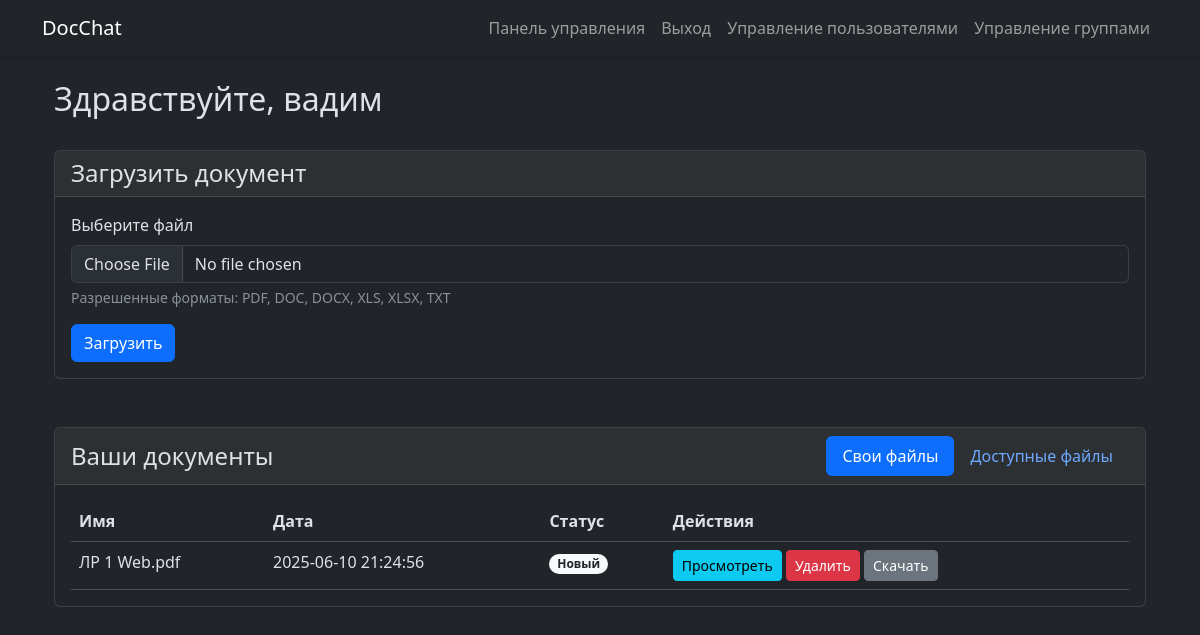
Before: /dashboard/ (signed in) with the older database file.
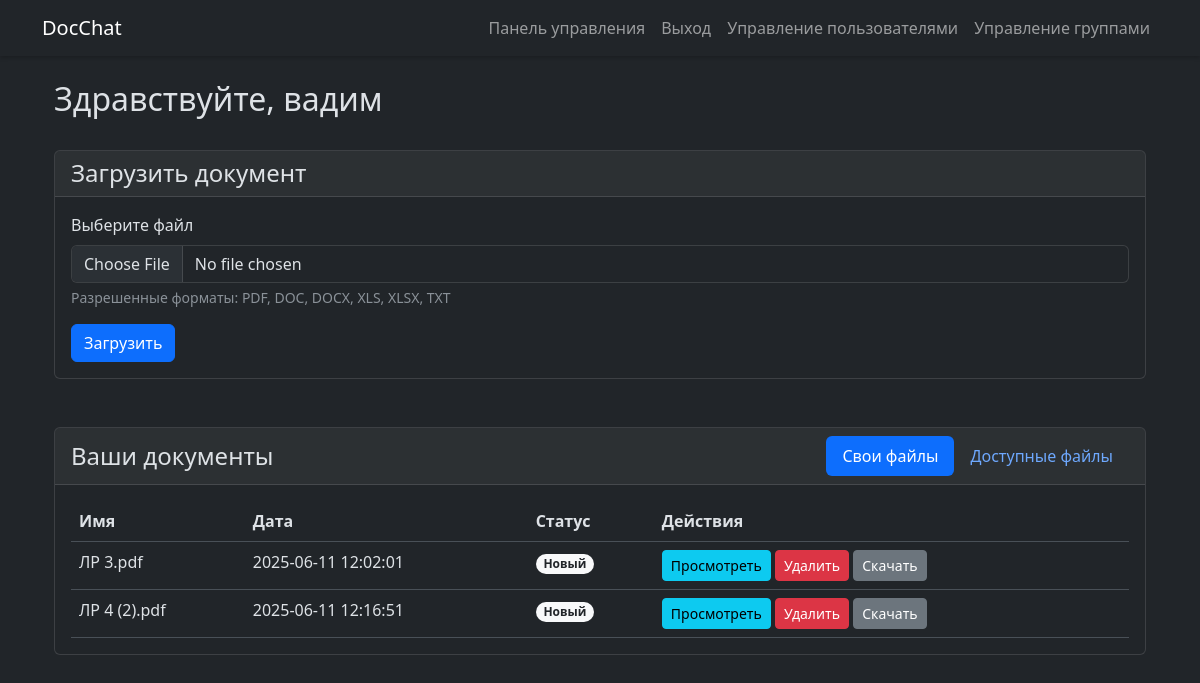
After: the same page with the newer database file.
### webapp/models.py (models this page shows, shortened)
class CustomUser(AbstractUser):
    email = models.EmailField(unique=True)
    role = models.ForeignKey(
        Role,
        on_delete=models.SET_NULL,
        null=True,
        blank=True,
        related_name='users'
    )
    is_email_verified = models.BooleanField(default=False)
    otp = models.CharField(max_length=6, blank=True, null=True)
    otp_created_at = models.DateTimeField(blank=True, null=True)
    oauth_provider = models.CharField(max_length=20, blank=True, null=True)
    oauth_id = models.CharField(max_length=100, blank=True, null=True)
    full_name = models.CharField("ФИО", max_length=255, blank=True, null=True)
    job_title = models.CharField("Должность", max_length=100, blank=True, null=True)
    can_manage_documents = models.BooleanField(default=True)      # загрузка/выгрузка/удаление своих документов
    can_forward_documents = models.BooleanField(default=False)      # отправка/перенаправление документов
    can_create_documents = models.BooleanField(default=True)        # создание документов
    can_sign_documents = models.BooleanField(default=False)         # подпись документов
    can_view_statistics = models.BooleanField(default=False)        # доступ к статистической информации
    can_modify_groups = models.BooleanField(default=False)          # доступ к изменению групп
    can_modify_users = models.BooleanField(default=False)           # выдача прав

class Document(models.Model):
    STATUS_CHOICES = [
        ('new', 'Новый'),
        ('in_progress', 'В работе'),
        ('approved', 'Подтвержден'),
        ('rejected', 'Отказ'),
    ]
    filename = models.CharField(max_length=255)
    original_filename = models.CharField(max_length=255)
    content_type = models.CharField(max_length=50)
    owner = models.ForeignKey(CustomUser, on_delete=models.CASCADE, related_name='owned_documents')
    is_encrypted = models.BooleanField(default=False)
    upload_date = models.DateTimeField(auto_now_add=True)
    status = models.CharField(max_length=20, choices=STATUS_CHOICES, default='new')
    shared_users = models.ManyToManyField(CustomUser, related_name='shared_documents', blank=True)
    shared_groups = models.ManyToManyField(UserGroup, related_name='shared_documents', blank=True)

### webapp/views.py (the view)
# urls.py: path("dashboard/", views.dashboard, name="dashboard"),
@login_required
def dashboard(request):
    own_documents = Document.objects.filter(owner=request.user)
    shared_by_users = Document.objects.filter(shared_users=request.user)
    shared_by_groups = Document.objects.filter(shared_groups__in=request.user.custom_groups.all())
    accessible_documents = (shared_by_users | shared_by_groups).distinct()
    return render(request, "dashboard.html", {
        "documents": own_documents,
        "accessible_documents": accessible_documents,
    })

### templates/dashboard.html (shortened to what this page needs)
{% extends "base.html" %}
{% block content %}
<div class="container-fluid">
    <div class="row mb-4">
        <div class="col">
            <h2>Здравствуйте, {{ request.user.full_name }}</h2>
        </div>
    </div>
    <div class="row mb-4">
        <div class="col">
            <div class="card">
                <div class="card-header">
                    <h4 class="card-title mb-0">Загрузить документ</h4>
                </div>
                <div class="card-body">
                    <form action="{% url 'upload_document' %}" method="POST" enctype="multipart/form-data">
                        <div class="mb-3">
                            <label for="file" class="form-label">Выберите файл</label>
                            <input type="file" class="form-control" id="file" name="file" required>
                            <div class="form-text">Разрешенные форматы: PDF, DOC, DOCX, XLS, XLSX, TXT</div>
                        </div>
                        <button type="submit" class="btn btn-primary">Загрузить</button>
                    </form>
                </div>
            </div>
        </div>
    </div>
    <div class="row">
        <div class="col">
            <div class="card">
                <div class="card-header d-flex justify-content-between align-items-center">
                    <h4 class="card-title mb-0">Ваши документы</h4>
                    <ul class="nav nav-pills">
                        <li class="nav-item">
                            <a class="nav-link active" id="own-tab" data-bs-toggle="tab" href="#own-documents">Свои файлы</a>
                        </li>
                        <li class="nav-item">
                            <a class="nav-link" id="shared-tab" data-bs-toggle="tab" href="#shared-documents">Доступные файлы</a>
                        </li>
                    </ul>
                </div>
                <div class="card-body tab-content">
                    <div class="tab-pane fade show active" id="own-documents">
                        {% if documents %}
                            <div class="table-responsive">
                                <table class="table">
                                    <thead>
                                        <tr>
                                            <th>Имя</th>
                                            <th>Дата</th>
                                            <th>Статус</th>
                                            <th>Действия</th>
                                        </tr>
                                    </thead>
                                    <tbody>
                                        {% for doc in documents %}
                                        <tr>
                                            <td>{{ doc.original_filename }}</td>
                                            <td>{{ doc.upload_date|date:"Y-m-d H:i:s" }}</td>
                                            <td>
                                                {% if doc.status == 'new' %}
                                                    <span class="badge bg-light text-dark rounded-pill">Новый</span>
                                                {% elif doc.status == 'in_progress' %}
                                                    <span class="badge bg-warning text-dark rounded-pill">В работе</span>
                                                {% elif doc.status == 'approved' %}
                                                    <span class="badge bg-success text-white rounded-pill">Подтвержден</span>
                                                {% elif doc.status == 'rejected' %}
                                                    <span class="badge bg-danger text-white rounded-pill">Отказ</span>
                                                {% endif %}
                                            </td>
                                            <td>
                                                <a href="{% url 'view_document' doc.id %}" class="btn btn-sm btn-info">Просмотреть</a>
                                                <a href="{% url 'delete_document' doc.id %}" class="btn btn-sm btn-danger">Удалить</a>
                                                <a href="{% url 'download_document' doc.id %}" class="btn btn-sm btn-secondary">Скачать</a>
                                            </td>
                                        </tr>
                                        {% endfor %}
                                    </tbody>
                                </table>
                            </div>
                        {% else %}
                            <p class="text-center">Документы еще не загружены.</p>
                        {% endif %}
                    </div>
                </div>
            </div>
        </div>
    </div>
</div>
{% endblock %}

### templates/base.html (shortened to what this page needs)
{% load static %}
{% load socialaccount %}
<!DOCTYPE html>
<html lang="en" data-bs-theme="dark">
<head>
    <link href="https://cdn.jsdelivr.net/npm/bootstrap@5.3.0/dist/css/bootstrap.min.css" rel="stylesheet">
    <link href="{% static 'css/custom.css' %}" rel="stylesheet">
</head>
<body class="bg-dark">
    <nav class="navbar navbar-expand-lg navbar-dark bg-dark mb-4">
        <div class="container">
            <a class="navbar-brand" href="{% url 'dashboard' %}">DocChat</a>
            <div class="collapse navbar-collapse" id="navbarNav">                <ul class="navbar-nav ms-auto">
                    {% if request.user.is_authenticated %}
                        <li class="nav-item">
                            <a class="nav-link" href="{% url 'dashboard' %}">Панель управления</a>
                        </li>
                        <li class="nav-item">
                            <a class="nav-link" href="{% url 'logout' %}">Выход</a>
                        </li>
                        {% if request.user.is_authenticated and request.user.can_modify_users %}
                        <li class="nav-item">
                            <a class="nav-link"  href="{% url 'admin_roles_dashboard' %}">Управление пользователями</a>
                        </li>
                        {% endif %}
                        {% if request.user.is_authenticated and request.user.can_modify_groups %}
                        <li class="nav-item">
                            <a class="nav-link"  href="{% url 'group_dashboard' %}">Управление группами</a>
                        </li>
                        {% endif %}
                    {% endif %}
                </ul>
            </div>
        </div>
    </nav>
    <div class="container">
        {% block content %}{% endblock %}
    </div>
</body>
</html>

### static/css/custom.css (style rules this page uses)
:root[data-bs-theme=dark] { --bs-body-bg: #212529; --bs-body-color: #dee2e6; }
.card { margin-bottom: 1.5rem; background-color: var(--bs-dark); border: 1px solid rgba(255, 255, 255, 0.125); }
.card-header { background-color: rgba(255, 255, 255, 0.05); border-bottom: 1px solid rgba(255, 255, 255, 0.125); }
.form-control { background-color: var(--bs-dark); border-color: rgba(255, 255, 255, 0.125); color: var(--bs-body-color); }
.table { margin-bottom: 0; color: var(--bs-body-color); }
.navbar { box-shadow: 0 2px 4px rgba(0, 0, 0, 0.2); }

Changed rows visible on the page:
removed Document: original_filename "ЛР 1 Web.pdf", upload_date "2025-06-10 21:24:56", status "Новый"
added Document: original_filename "ЛР 3.pdf", upload_date "2025-06-11 12:02:01", status "Новый"
added Document: original_filename "ЛР 4 (2).pdf", upload_date "2025-06-11 12:16:51", status "Новый"
